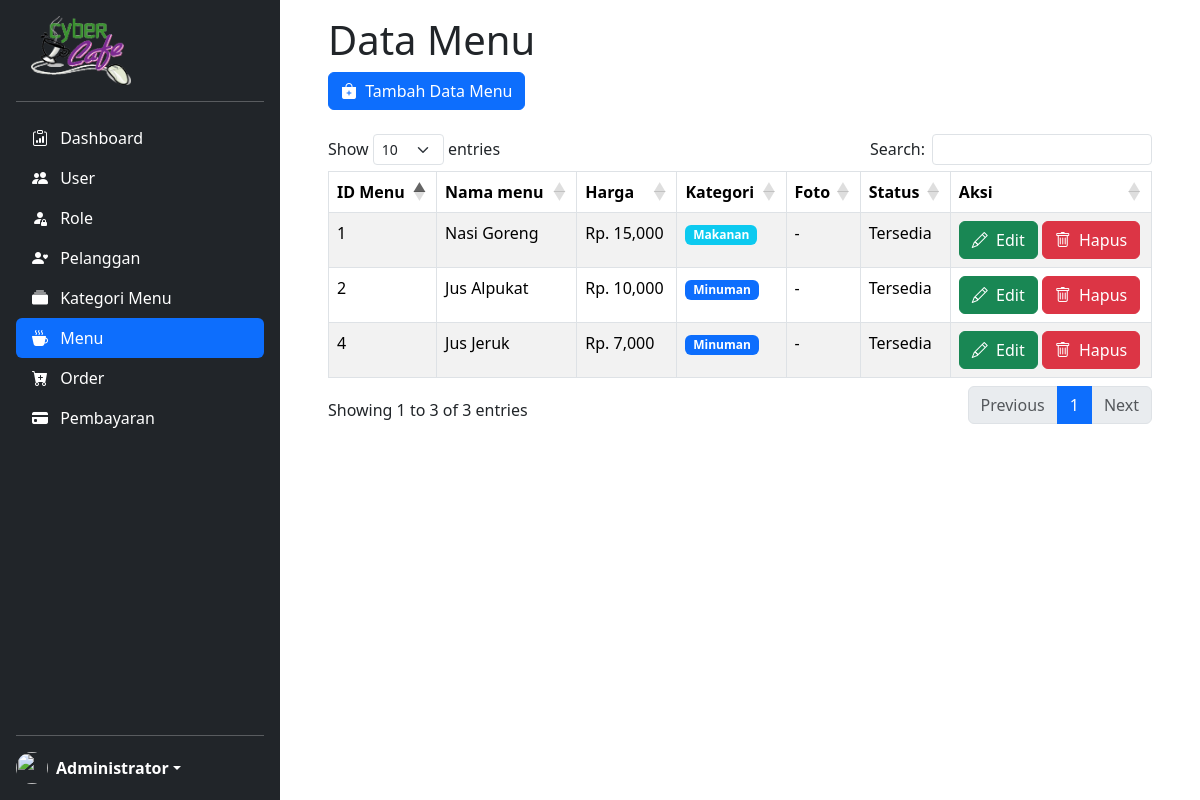
Page /master-menu.php (signed in) on the earlier database version.
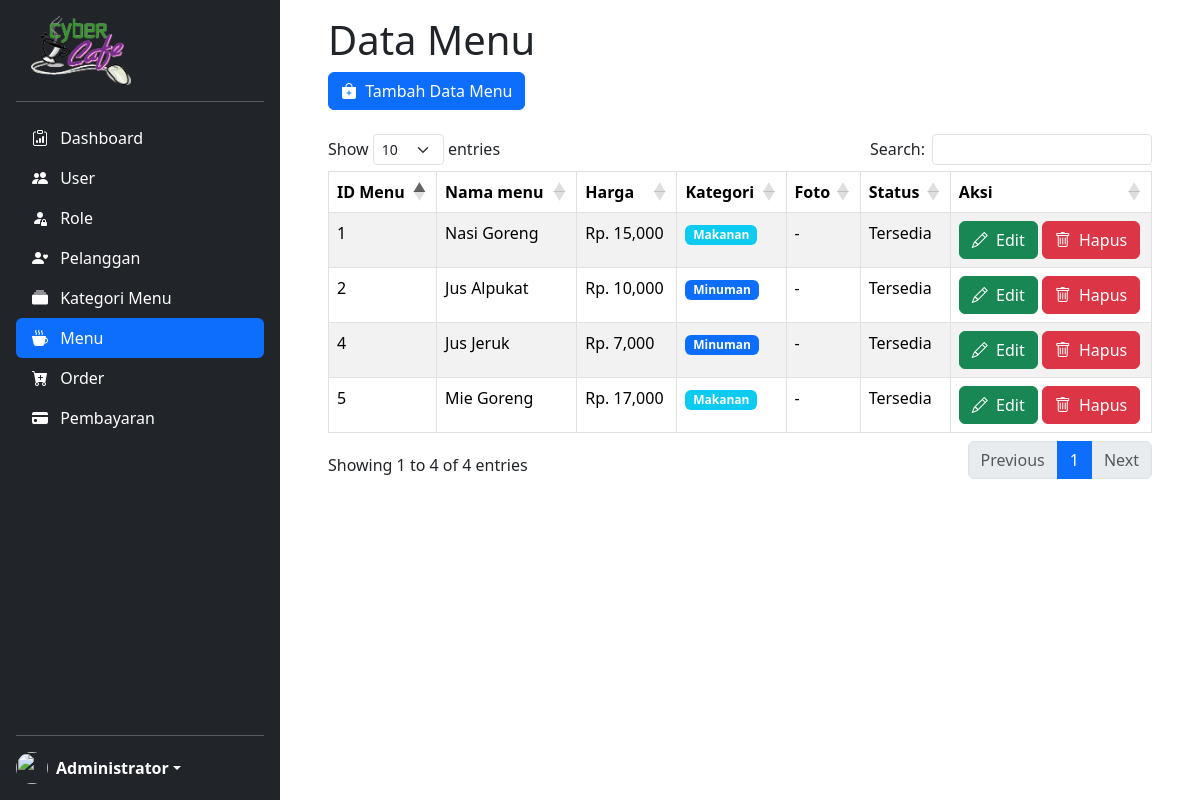
Same page on the later database version.
### tables this page shows
CREATE TABLE `menu` (
  `id_menu` int(11) NOT NULL,
  `nama_menu` varchar(100) NOT NULL,
  `harga_menu` int(11) NOT NULL,
  `id_kategori` int(11) NOT NULL,
  `foto_menu` varchar(100) NOT NULL,
  `status_menu` varchar(50) NOT NULL
);

CREATE TABLE `kategori` (
  `id_kategori` int(11) NOT NULL,
  `nama_kategori` varchar(50) NOT NULL
);

### master-menu.php (the view, shortened to what this page needs)
<!DOCTYPE html>
<html>
<head>
    <?php
	include "header.php";
	?>
</head>
<body>
    <main id="fullpage">
        <?php
        include "sidebar.php";
        ?>
        <div class="container pt-3 me-0 pe-5 ps-5 scrollarea">
            <div class="row">
                <div class="col">
                    <h1>Data Menu</h1>
                    <a href="tambah-menu.php" class="btn btn-primary"><i class="bi-bag-plus-fill me-1"></i> Tambah Data Menu</a><br>
                    <?php
                        $sql = "SELECT * FROM menu m JOIN kategori k ON m.id_kategori=k.id_kategori";
                        $menu = mysqli_query($conn, $sql);
                    ?>
                    <br>
                    <table class="table table-bordered table-striped table-hover" id="data-menu">
                        <thead>
                            <tr>
                                <th>ID Menu</th>
                                <th>Nama menu</th>
                                <th>Harga</th>
                                <th>Kategori</th>
                                <th>Foto</th>
                                <th>Status</th>
                                <th>Aksi</th>
                            </tr>
                        </thead>
                        <tbody>
                            <?php foreach ($menu as $row) :
                            if($row["id_kategori"]%2==0) $role='primary';
                            else if($row["id_kategori"]%2==1) $role='info';
                            ?>
                        <tr>
                            <td><?= $row["id_menu"]; ?></td>
                            <td><?= $row["nama_menu"]; ?></td>
                            <td>Rp. <?= number_format($row["harga_menu"]); ?></td>
                            <td><span class="badge bg-<?=$role?>"><?= $row["nama_kategori"]; ?></span></td>
                            <td><?= $row["foto_menu"]; ?></td>
                            <td><?= $row["status_menu"]; ?></td>
                            <td>
                                <?php
                                    echo "<a href='ubah-menu.php?id=$row[id_menu]' class='btn btn-success'><i class='bi-pencil me-1'></i> Edit</a>";
                                ?>
                                <a href="hapus-menu.php?id=<?=$row['id_menu']; ?>" onclick = "return confirm ('Apakah yakin akan hapus menu <?= $row['nama_menu']; ?>?');" class='btn btn-danger'><i class='bi-trash me-1'></i> Hapus</a>
                            </td>
                        </tr>
                            <?php endforeach; ?>
                        </tbody>
                    </table>
                </div>
            </div>
        </div>
    </main>
</body>
</html>

### header.php (shortened to what this page needs)
<link href="css/bootstrap.min.css" rel="stylesheet">
<link href="css/dataTables.bootstrap5.min.css" rel="stylesheet">
<link href="css/style.css" rel="stylesheet">
<link href="css/bootstrap-icons.css" rel="stylesheet">

### sidebar.php (shortened to what this page needs)
<?php
function active($currect_page){
    $url_array =  explode('/', $_SERVER['REQUEST_URI']) ;
    $url = end($url_array);
    $pages = explode(",",$currect_page);
    foreach($pages as $page){
        if(stripos($url,$page) === 0){
            echo 'active';
        }
    }
}
?>
<div class="d-flex flex-column flex-shrink-0 p-3 text-white bg-dark" style="width: 280px;">
    <img src="logo.png" alt="" width="100" style="margin-left:15px;">
    <hr>
    <ul class="nav nav-pills flex-column mb-auto">
    <li>
        <?php if($_SESSION['id_role']==1){ ?>
            <a href="home.php" class="nav-link text-white <?php active('home'); ?>">
        <?php }else if($_SESSION['id_role']==2){ ?>
            <a href="home-manager.php" class="nav-link text-white <?php active('home-manager'); ?>">
        <?php }else if($_SESSION['id_role']==3){ ?>
            <a href="home-kasir.php" class="nav-link text-white <?php active('home-kasir'); ?>">
        <?php } ?>
        <i class="bi-clipboard-data me-2"></i>
        Dashboard
        </a>
    </li>
    <?php if($_SESSION['id_role']==1){ ?>
    <li>
        <a href="master-user.php" class="nav-link text-white <?php active('master-user,tambah-user,ubah-user'); ?>">
        <i class="bi-people-fill me-2"></i>
        User
        </a>
    </li>
    <li>
        <a href="master-role.php" class="nav-link text-white <?php active('master-role,tambah-role,ubah-role'); ?>">
        <i class="bi-person-fill-lock me-2"></i>
        Role
        </a>
    </li>
    <li>
        <a href="master-pelanggan.php" class="nav-link text-white <?php active('master-pelanggan,tambah-pelanggan,ubah-pelanggan'); ?>">
        <i class="bi-person-heart me-2"></i>
        Pelanggan
        </a>
    </li>
    <li>
        <a href="master-kategori.php" class="nav-link text-white <?php active('master-kategori,tambah-kategori,ubah-kategori'); ?>">
        <i class="bi-collection-fill me-2"></i>
        Kategori Menu
        </a>
    </li>
    <li>
        <a href="master-menu.php" class="nav-link text-white <?php active('master-menu,tambah-menu,ubah-menu'); ?>">
        <i class="bi-cup-hot-fill me-2"></i>
        Menu
        </a>
    </li>
    <?php } ?>
    <?php if($_SESSION['id_role']==1 || $_SESSION['id_role']==3){ ?>
    <li>
        <a href="transaksi-order.php" class="nav-link text-white <?php active('transaksi-order,tambah-order,detail-order'); ?>">
        <i class="bi-cart-plus-fill me-2"></i>
        Order
        </a>
    </li>
    <li>
        <a href="#" class="nav-link text-white <?php active('pembayaran'); ?>">
        <i class="bi-credit-card-fill me-2"></i>
        Pembayaran
        </a>
    </li>
    <?php } ?>
    </ul>
    <hr>
    <div class="dropdown">
    <a href="#" class="d-flex align-items-center text-white text-decoration-none dropdown-toggle" id="dropdownUser1" data-bs-toggle="dropdown" aria-expanded="false">
        <img src="https://github.com/mdo.png" alt="" width="32" height="32" class="rounded-circle me-2">
        <strong><?=$_SESSION['nama_user']?></strong>
    </a>
    </div>
</div>

### css/style.css (style rules this page uses)
body { min-height: 100vh; min-height: -webkit-fill-available; display: block; }
html { height: -webkit-fill-available; }
#fullpage { display: flex; flex-wrap: nowrap; height: 100vh; height: -webkit-fill-available; max-height: 100vh; overflow-x: auto; overflow-y: hidden; }
.scrollarea { overflow-y: auto; }

Differences in the rows shown:
added menu: id_menu "5", nama_menu "Mie Goreng", harga_menu "17,000", id_kategori.nama_kategori "Makanan", foto_menu "-", status_menu "Tersedia"
Other differences:
text written by a page script: "Show entries Search: Showing 1 to 3 of 3 entries Previous 1 Next" → "Show entries Search: Showing 1 to 4 of 4 entries Previous 1 Next"
